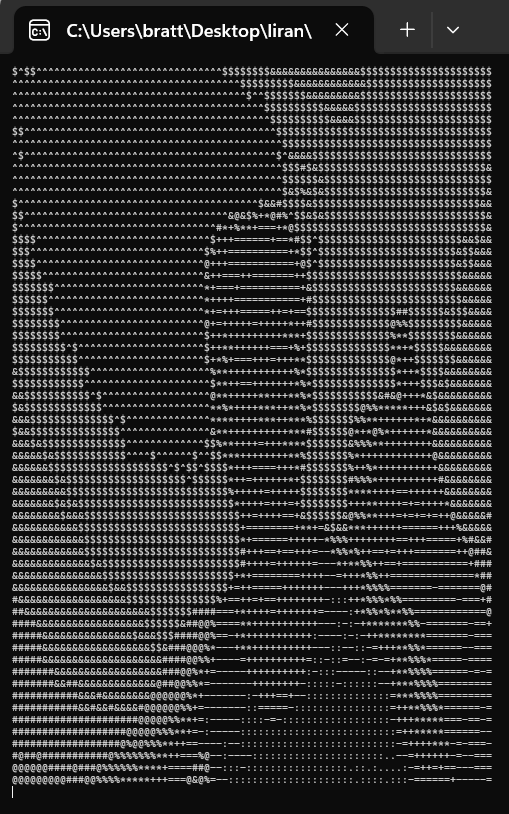
//> input picture ASCII_img.png, 509 x 814 px, given in place of the camera
$ ./main   (built with g++ and OpenCV 4)
//> lines starting //> are read from the running program, lines starting //| are printed output that depends on the picture
//> further down, frame is the input picture: 814 rows x 509 cols, CV_8UC3; min 11, max 255, mean 46.1
#define _USE_MATH_DEFINES
#include <math.h>
#include <iostream>
#include <opencv2/opencv.hpp>
#include <opencv2/videoio.hpp>
#include <array>
#include <string>

#define WIDTH 60
#define HEIGHT 120
#define CAM_ID 1

#define MAG_COUNT 4
#define BRIGHTNESS_CUTOFF 180
#define MIN_DIR_MAG 50.0f
const char POSSIBLE_CHARACTERS[][MAG_COUNT] = { // the column signifies magnitude and the row the rotation
                                        {' ', '.', '\'', '|'},
                                        {' ', '.', ',',  '/'},
                                        {' ', '.', '-',  '_'},
                                        {' ', '.', '`',  '\\'},
                                          };
#define ROT_COUNT ((int)(sizeof(POSSIBLE_CHARACTERS) / MAG_COUNT))
#define MAG_SCALAR 0.3 //((MAG_COUNT-1)/(255*sqrt((float)2)))
#define DIR_SCALAR ((ROT_COUNT)/((float)(M_PI)))
const std::string ASCII_RANGE = "   .:-=+*%@#&$";
float mag_scale(float mag){
    mag = (((float)MAG_COUNT-1.0)*0.5)*(tanh(MAG_SCALAR*(mag - BRIGHTNESS_CUTOFF)) + tanh(MAG_SCALAR*(BRIGHTNESS_CUTOFF)));
    return mag;
}
float dir_scale(float dir){
    return DIR_SCALAR * (dir + ((dir < 0) ? M_PI : ((dir > M_PI) ? -M_PI : 0)));
}

unsigned char derivative_to_ascii(int16_t xDerivative, int16_t yDerivative, uint8_t magnitude){
    if (sqrtf(((float)xDerivative*(float)xDerivative) + ((float)yDerivative*(float)yDerivative)) < MIN_DIR_MAG) {
        int index = (int)round((float)(ASCII_RANGE.length()-1) * ((float)magnitude / 255.0f));
        return ASCII_RANGE[index];
    }
    unsigned int mag_id = (unsigned int)round(mag_scale((float)magnitude));
    float dir = atan2((float)yDerivative, (float)xDerivative);
    unsigned int dir_id = (unsigned int)(dir_scale(dir)) % (ROT_COUNT);
    return POSSIBLE_CHARACTERS[dir_id][mag_id];
}

void ImageToAsciiString(const cv::Mat& image, std::string& asciiImage) {
    cv::Mat resizedImage, gray, sobelx, sobely;
    cv::resize(image, resizedImage, cv::Size(HEIGHT, WIDTH));
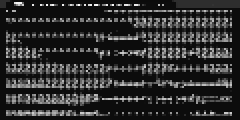
//> resizedImage: 60 rows x 120 cols, CV_8UC3 (shown 2 times larger); min 11, max 255, mean 46.9
    cv::cvtColor(resizedImage, gray, cv::COLOR_BGR2GRAY);
    cv::Sobel(gray, sobelx,  CV_16S, 1, 0);
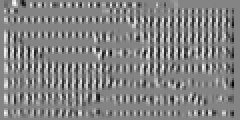
//> sobelx: 60 rows x 120 cols, CV_16SC1 (shown 2 times larger); min -638, max 593, mean 0; drawn with min black and max white
    cv::Sobel(gray, sobely,  CV_16S, 0, 1);
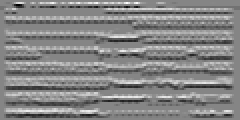
//> sobely: 60 rows x 120 cols, CV_16SC1 (shown 2 times larger); min -928, max 838, mean -1.9; drawn with min black and max white

    asciiImage.clear();

    for (int i = 0; i < gray.rows; i++) {
        for (int j = 0; j < gray.cols; j++) {
            // int index = LinearTransform(r.at<uchar>(i, j) + g.at<uchar>(i, j) + b.at<uchar>(i, j), 0, 255 * 3, 0, ASCII_RANGE.size() - 1);
            // asciiImage += ASCII_RANGE[index];
            char c = derivative_to_ascii(sobelx.at<int16_t>(i, j), sobely.at<int16_t>(i, j), gray.at<uchar>(i, j));
            asciiImage += c;
        }
        asciiImage += "\n";
    }
}

int main() {
    cv::VideoCapture cap(CAM_ID);
    if (!cap.isOpened()) {
        std::cerr << "Error opening video capture" << std::endl;
        return -1;
    }

    cv::Mat frame;
    std::string ascii;

    while (true) {
        cap >> frame;

        if (frame.empty()) {
            break;
        }

        ImageToAsciiString(frame, ascii);

        system("CLS");

        std::cout << ascii.c_str() << std::flush;
//|        |/__
//|          / |    &   |  $ ||    &   |   |  & || ||    |  |  #  |||  ||  .       @ *                        .
//|    @                                                  |   `  /      `    =    * =  : |  '   \  |   .  _  '   \  |
//|                                                                                                                    *
//|                                                                         |                |                |      | .
//|                                                                                                                 *

        if (cv::waitKey(100) == 'q') {
//> the 'q' key is pressed
            break;
        }
    }

    return 0;
}
